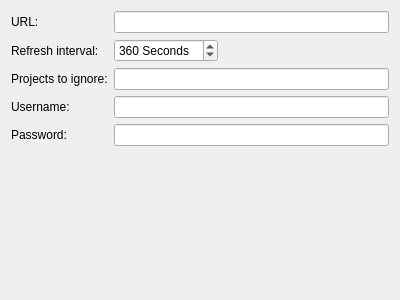
<?xml version="1.0" encoding="UTF-8"?>
<ui version="4.0">
 <class>Jenkins::Internal::JenkinsSettingsWidget</class>
 <widget class="QWidget" name="Jenkins::Internal::JenkinsSettingsWidget">
  <property name="geometry">
   <rect>
    <x>0</x>
    <y>0</y>
    <width>400</width>
    <height>300</height>
   </rect>
  </property>
  <property name="windowTitle">
   <string>Form</string>
  </property>
  <layout class="QVBoxLayout" name="verticalLayout">
   <item>
    <layout class="QGridLayout" name="gridLayout">
     <item row="0" column="0">
      <widget class="QLabel" name="label">
       <property name="text">
        <string>URL:</string>
       </property>
      </widget>
     </item>
     <item row="0" column="1" colspan="2">
      <widget class="QLineEdit" name="urlEdit"/>
     </item>
     <item row="1" column="0">
      <widget class="QLabel" name="label_3">
       <property name="text">
        <string>Refresh interval:</string>
       </property>
      </widget>
     </item>
     <item row="1" column="1">
      <widget class="QSpinBox" name="refreshSpinBox">
       <property name="suffix">
        <string> Seconds</string>
       </property>
       <property name="prefix">
        <string/>
       </property>
       <property name="minimum">
        <number>60</number>
       </property>
       <property name="maximum">
        <number>3600</number>
       </property>
       <property name="singleStep">
        <number>10</number>
       </property>
       <property name="value">
        <number>360</number>
       </property>
      </widget>
     </item>
     <item row="1" column="2">
      <spacer name="horizontalSpacer">
       <property name="orientation">
        <enum>Qt::Horizontal</enum>
       </property>
       <property name="sizeHint" stdset="0">
        <size>
         <width>88</width>
         <height>20</height>
        </size>
       </property>
      </spacer>
     </item>
     <item row="2" column="0">
      <widget class="QLabel" name="label_2">
       <property name="text">
        <string>Projects to ignore:</string>
       </property>
      </widget>
     </item>
     <item row="2" column="1" colspan="2">
      <widget class="QLineEdit" name="ignoreEdit"/>
     </item>
     <item row="3" column="0">
      <widget class="QLabel" name="label_4">
       <property name="text">
        <string>Username:</string>
       </property>
      </widget>
     </item>
     <item row="4" column="0">
      <widget class="QLabel" name="label_5">
       <property name="text">
        <string>Password:</string>
       </property>
      </widget>
     </item>
     <item row="3" column="1" colspan="2">
      <widget class="QLineEdit" name="edtUsername"/>
     </item>
     <item row="4" column="1" colspan="2">
      <widget class="QLineEdit" name="edtPassword">
       <property name="echoMode">
        <enum>QLineEdit::Password</enum>
       </property>
      </widget>
     </item>
    </layout>
   </item>
   <item>
    <spacer name="verticalSpacer">
     <property name="orientation">
      <enum>Qt::Vertical</enum>
     </property>
     <property name="sizeHint" stdset="0">
      <size>
       <width>20</width>
       <height>199</height>
      </size>
     </property>
    </spacer>
   </item>
  </layout>
 </widget>
 <resources/>
 <connections/>
</ui>
